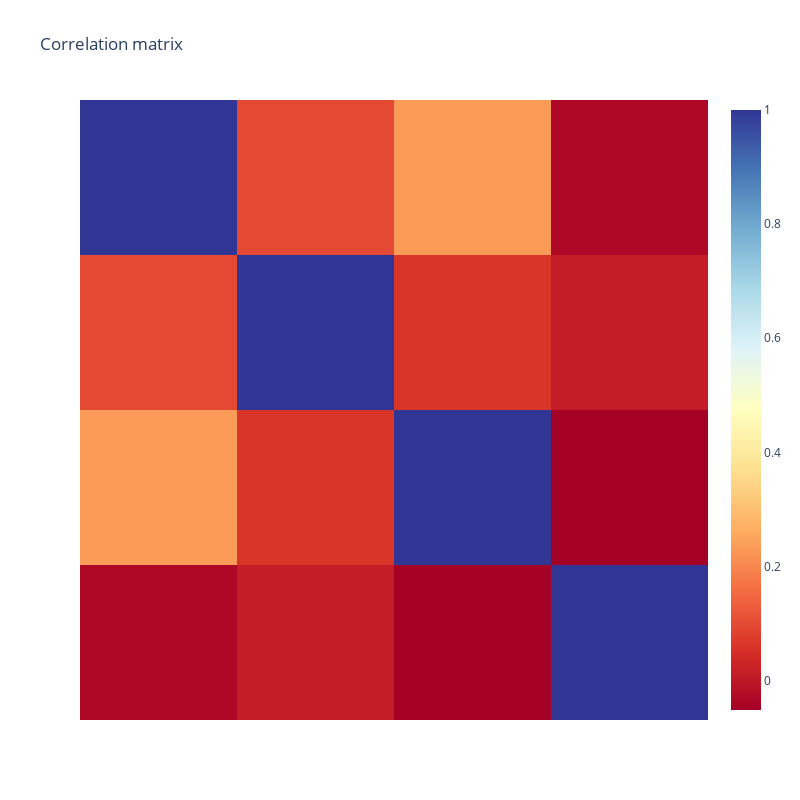

This figure's notebook cell:
### Code cell
import plotly.graph_objects as go

df = combined_df[["yardline_100", "yards_gained", "ydstogo", "no_huddle"]]
correlation_matrix = df.corr()
fig = go.Figure(
    data=go.Heatmap(
        z=correlation_matrix,
        x=list(df.columns),
        y=list(df.columns),
        colorscale="rdylbu",
    )
)

fig.update_layout(
    showlegend=False, width=800, height=800, autosize=False, title="Correlation matrix"
)

fig.update_yaxes(showticklabels=False, autorange="reversed")
fig.update_xaxes(showticklabels=False)
# fig.show()

### Figure 1 — Plotly figure (JSON) as saved in the notebook; plotly's stock layout.template omitted (floating-point values rounded to 4 significant figures)
{"data": [{"colorscale": [[0, "rgb(165,0,38)"], [0.1, "rgb(215,48,39)"], [0.2, "rgb(244,109,67)"], [0.3, "rgb(253,174,97)"], [0.4, "rgb(254,224,144)"], [0.5, "rgb(255,255,191)"], [0.6, "rgb(224,243,248)"], [0.7, "rgb(171,217,233)"], [0.8, "rgb(116,173,209)"], [0.9, "rgb(69,117,180)"], [1, "rgb(49,54,149)"]], "type": "heatmap", "x": ["yardline_100", "yards_gained", "ydstogo", "no_huddle"], "y": ["yardline_100", "yards_gained", "ydstogo", "no_huddle"], "z": [[1, 0.09717, 0.234, -0.03351], [0.09717, 1, 0.06253, 0.01274], [0.234, 0.06253, 1, -0.05168], [-0.03351, 0.01274, -0.05168, 1]]}], "layout": {"autosize": false, "height": 800, "showlegend": false, "title": {"text": "Correlation matrix"}, "width": 800, "xaxis": {"showticklabels": false}, "yaxis": {"autorange": "reversed", "showticklabels": false}}}
